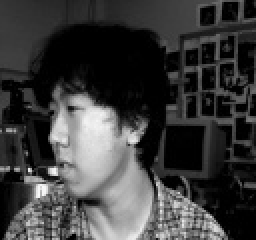
#> input picture ML/UMIC/test/No/ANoSunglasses0.jpg, 128 x 120 px, given in place of Record Breaking Sprint Speeds in Football.mp4, which was not available (shown 2 times larger)
$ python messi1.py
#> lines starting #> are read from the running program, lines starting #| are printed output that depends on the picture; after the words box and inside, x2 and y2 are one past the last pixel; in counts of white or black regions, pixels touching at a corner belong together; pictures that were not available may be replaced by others from this repository, and a replacement may not be noted
import cv2
vid = cv2.VideoCapture('/home/prathmesh/Desktop/UMIC/Autumn-of-Automation/OpenCV/TASK5/Record Breaking Sprint Speeds in Football.mp4')

while(True):
    ret, frame = vid.read()
#> frame is the input picture: shape (120, 128, 3); min 0, max 249, mean 60.8
    img_gray = cv2.cvtColor(frame, cv2.COLOR_BGR2GRAY)
    ret, img_thresh = cv2.threshold(img_gray, 240, 255, cv2.THRESH_BINARY)
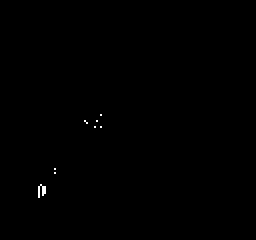
#> img_thresh: shape (120, 128) (shown 2 times larger); 0.16% white in thin lines or dots, all inside (x1, y1, x2, y2) = (19, 57, 51, 99)
    contours, _ = cv2.findContours(img_thresh, cv2.RETR_TREE, cv2.CHAIN_APPROX_SIMPLE)
#> contours = 8 contours, all with area under 20
    for cnt in contours:
	    if cv2.contourArea(cnt)>100:
	        approx = cv2.approxPolyDP(cnt, 0.01*cv2.arcLength(cnt, True), closed = True)
	        M = cv2.moments(cnt)
	        cX = int(M['m10']/M['m00'])
	        cY = int(M['m01']/M['m00'])
	        Centroid = (cX, cY)
	        x, y = approx[0][0]
	        if len(approx) >=20:
	            cv2.drawContours(frame, cnt, -1, (0, 255, 0), 5)
#> this loop made 8 passes
#> cnt on passes 2 to 8: [[27, 86]], [[27, 84]], [[50, 63]], [[47, 63]], [[48, 60]], [[42, 60], [43, 61]], [[50, 57]]
    cv2.imshow('video', frame)
    if cv2.waitKey(1) == 27:     #ESC to end
#> (key Esc is pressed here)
        break
vid.release()
cv2.destroyAllWindows()

$ run again, on ML/UMIC/test/No/ANoSunglasses102.jpg
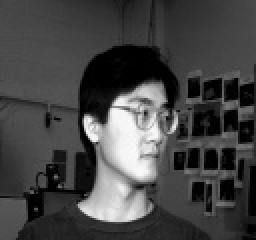
#> input picture ML/UMIC/test/No/ANoSunglasses102.jpg, 128 x 120 px, given in place of Record Breaking Sprint Speeds in Football.mp4, which was not available (shown 2 times larger)
#> frame is the input picture: shape (120, 128, 3); min 0, max 251, mean 69.4
#> `ret, img_thresh = cv2.threshold(img_gray, 240, 255, cv2.THRESH_BINARY)`:
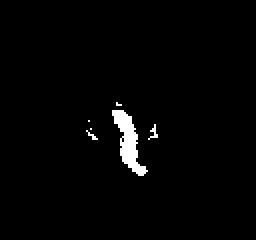
#> img_thresh: shape (120, 128) (shown 2 times larger); 1.8% white; 6 white regions (5 under 20 px)
#> contours = 7 contours, 6 with area under 20; largest, box (x1, y1, x2, y2) and area: (56, 55, 74, 88) 212
#> the loop `for cnt in contours:` made 7 passes
#> (cX, cY, x, y) on pass 5: (63, 70, 56, 55)
